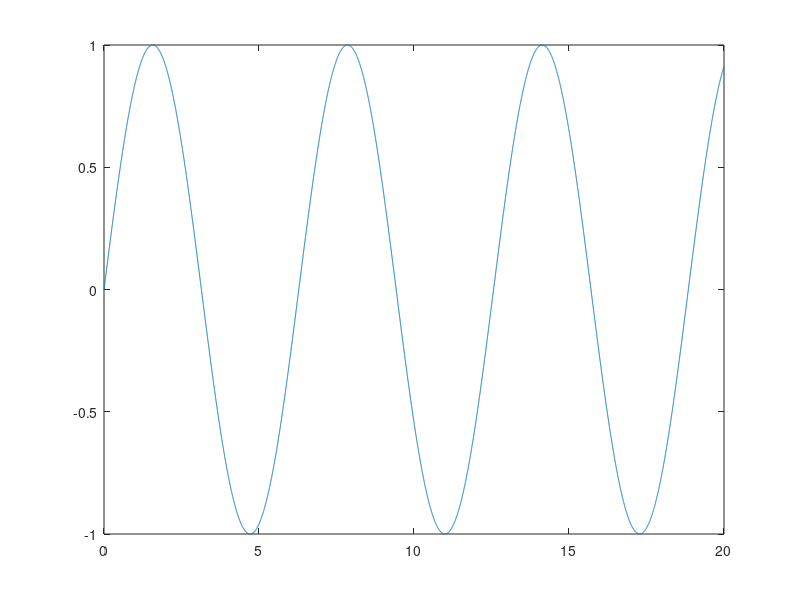

The MATLAB script that drew this image: (Note: this script raises an error after producing the figure.)
%   Author: Kurtis Harms
%   Student #38764114
%   MECH 358 Lab 0
%   Purpose: Problem 1
%   Required Files:
clear all;
% declare a global n to share between files
global n;

% all of our possible values for n
n_values = [1,5,9,15];
% time domain
t_interval = [0,20];
% initial values for u, and u' respectively
x_init = [0,1];

% The analytical solution is u(t)=sin(t)
t = linspace(t_interval(1),t_interval(2),10000);
u = sin(t);
figure(1);
plot(t,u);

n = 1;
hold on;
[t,y] = ode45(@problem1odefunc, t_interval, x_init);
plot(t,y(:,1),'-g')
xlabel('t [s]');
ylabel('u(t)');
legend('Analytical Solution','Numerical Solution');
title('Problem 1.1: Analytical and Numerical Solution with n=1');

figure(2);
hold on;
colors = ['r','b','g','k'];  
i = 1;
   

for n = n_values 
    [t,y] = ode45(@problem1odefunc, t_interval, x_init);
    plot(t,y(:,1),colors(i))
    i = i+1;
end

xlabel('t [s]');
ylabel('u(t)');
legend('u(t) with n=1','u(t) with n=5','u(t) with n=9','u(t) with n=15');
title('u(t) with n=1,5,9,15');




% Part 3
figure(3);
hold on;
colors = ['r','b','g','k'];  
i = 1;
   

for n = n_values 
    [t,y] = ode45(@problem1odefunc, t_interval, x_init);
    energy = 0.5.*(y(:,2).^2)+(y(:,1).^(n+1))/(n+1);
    plot(t,energy,colors(i))
    i = i+1;
end

xlabel('t [s]');
ylabel('energy(t)');
legend('energy with n=1','u(t) with n=5','u(t) with n=9','u(t) with n=15');
title('Energy with n=1,5,9,15');











